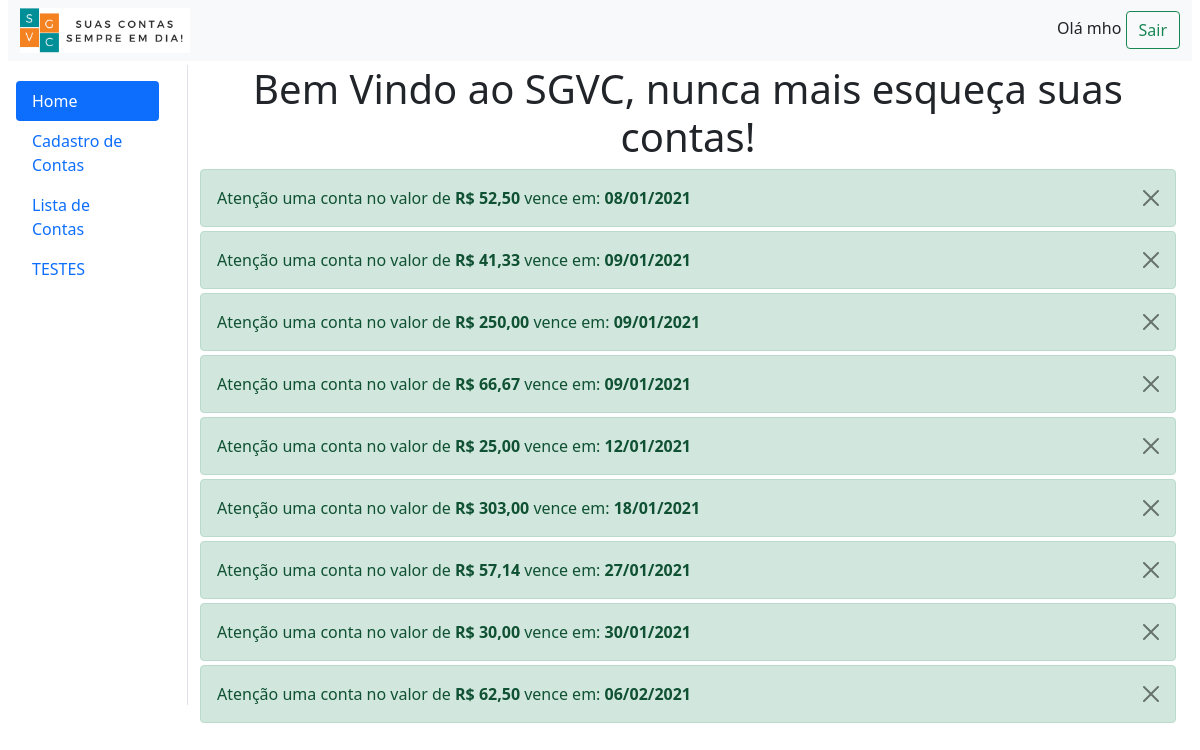
Screenshot of /pages/home.php (signed in) with the database file from the repository.
### tables this page shows
CREATE TABLE IF NOT EXISTS `prestacoes` (
  `idCompra` int(11) DEFAULT NULL,
  `cpfCliente` varchar(20) DEFAULT NULL,
  `valorParcela` double DEFAULT NULL,
  `vencimento` date DEFAULT NULL,
  `idParcela` int(11) DEFAULT NULL,
  `qtdParcela` int(11) DEFAULT NULL,
  `statusPag` bit(1) DEFAULT b'0'
);

### pages/home.php (the view, shortened to what this page needs)
<?php
include("../php/conexao.php");
?>
<!DOCTYPE html>
<html lang="pt-br">
<head>
    <link href="https://cdn.jsdelivr.net/npm/bootstrap@5.0.0-beta1/dist/css/bootstrap.min.css" rel="stylesheet">
</head>
<body>
    <?php include("../componentes/nav-bar-sup.php");?>
    <div>
    <div class="col-12 row mt-1">
      <?php $_SESSION['pg'] = "home"; include("../componentes/nav-lateral.php") ?>
        <div class="col-10" style="background-color: rgb(255, 255, 255); height: 80vh;">
            <h1 style="text-align: center;">Bem Vindo ao SGVC, nunca mais esqueça suas contas!</h1>
            <?php
            $data = new DateTime('+1 month');
            $data_final = $data->format('Y-m-d');
            $data2 = new DateTime();
            $data_inicial = $data2->format('Y-m-d');
            $sql = "SELECT *,date_format(`vencimento`,'%d/%m/%Y') as `vencimento_formatada` FROM prestacoes WHERE vencimento BETWEEN ('$data_inicial') AND ('$data_final') AND statusPag='0' order by vencimento asc";
            $result = mysqli_query($conexao, $sql);
            while($row = mysqli_fetch_assoc($result)){
              ?>
              <div class="alert alert-success alert-dismissible fade show mt-1 mb-0" role="alert">
                Atenção uma conta no valor de <strong>R$ <?php echo number_format($row['valorParcela'], 2, ',', '.');?></strong> vence em: <strong><?php echo $row['vencimento_formatada'];?></strong>
                <button type="button" class="btn-close" data-bs-dismiss="alert" aria-label="Close"></button>
              </div>
              <?php
            }
            ?>
        </div>
    </div>
    </div>
</body>
</html>

### componentes/nav-bar-sup.php (shortened to what this page needs)
<nav class="navbar navbar-expand-lg navbar-light bg-light mx-2">
        <div class="container-fluid">
            <img src="../imgs/logo-banner.png" width="170px"/>
          <div class="collapse navbar-collapse" id="navbarSupportedContent">
            <form class="d-flex" action="../php/logoff.php">
              <labe>Olá <?php echo $_SESSION['usuario_logado']; ?></label>
              <button class="btn btn-outline-success" type="submit">Sair</button>
            </form>
          </div>
        </div>
      </nav>

### componentes/nav-lateral.php
<?php
if ($_SESSION['pg'] == 'home') {
    $pg = "active";
}elseif ($_SESSION['pg'] == 'cadContas') {
    $pg1 = "active";
}elseif ($_SESSION['pg'] == 'listDeve') {
    $pg2 = "active";
}
?>
<div class="col-2 border-end">
    <ul class="nav flex-column nav-pills mt-3 mx-3">
        <li class="nav-item">
            <a class="nav-link <?php echo $pg;?>" href="home.php">Home</a>
        </li>
        <li class="nav-item">
            <a class="nav-link <?php echo $pg1;?>" href="cadContas.php">Cadastro de Contas</a>
        </li>
        <li class="nav-item">
            <a class="nav-link <?php echo $pg2;?>" href="listDeve.php">Lista de Contas</a>
        </li>
        <li class="nav-item">
            <a class="nav-link" href="../php/testes.php" tabindex="-1" aria-disabled="false">TESTES</a>
        </li>
    </ul>
</div>

### rows the page displays
prestacoes: valorParcela "52,50", vencimento_formatada "08/01/2021"
prestacoes: valorParcela "41,33", vencimento_formatada "09/01/2021"
prestacoes: valorParcela "250,00", vencimento_formatada "09/01/2021"
prestacoes: valorParcela "66,67", vencimento_formatada "09/01/2021"
prestacoes: valorParcela "25,00", vencimento_formatada "12/01/2021"
prestacoes: valorParcela "303,00", vencimento_formatada "18/01/2021"
prestacoes: valorParcela "57,14", vencimento_formatada "27/01/2021"
prestacoes: valorParcela "30,00", vencimento_formatada "30/01/2021"
prestacoes: valorParcela "62,50", vencimento_formatada "06/02/2021"

### other values shown
$_SESSION['usuario_logado'] "mho"
